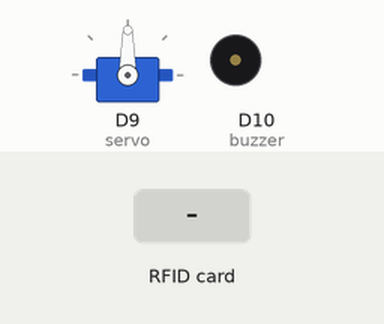
A sketch run on a simulated Arduino Zero (SAMD21). On the bench: servo, buzzer (waves = sounding). The inputs (shaded band) are chosen by the test bench.

Above: at 1.2 s.
1.3 s: RFID card 5E 7A 19 C4 held to the reader
At 2.5 s:
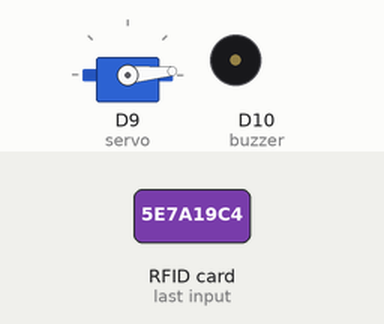
3.0 s: RFID card 5E 7A 19 C4 held to the reader
At 3.9 s:
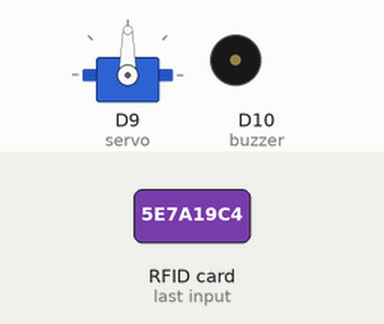
Timing chart, 0 to 6.0 s (numbered marks = the images above; inputs shaded):
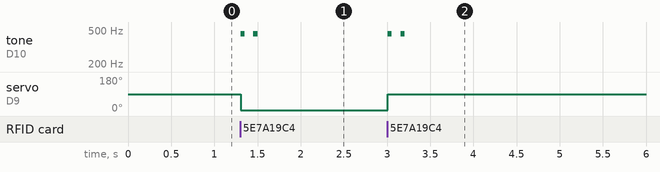

The sketch:

LockBoxNFC.ino
```cpp
#include <Servo.h>
#include <Wire.h>
#include <SPI.h>
#include <Adafruit_PN532.h>

// If using the breakout with SPI, define the pins for SPI communication.
#define PN532_SCK  (2)
#define PN532_MOSI (3)
#define PN532_SS   (4)
#define PN532_MISO (5)

// If using the breakout or shield with I2C, define just the pins connected
// to the IRQ and reset lines.  Use the values below (2, 3) for the shield!
#define PN532_IRQ   (2)
#define PN532_RESET (3)  // Not connected by default on the NFC Shield

// Uncomment just _one_ line below depending on how your breakout or shield
// is connected to the Arduino:

// Use this line for a breakout with a SPI connection:
Adafruit_PN532 nfc(PN532_SCK, PN532_MISO, PN532_MOSI, PN532_SS);

// Use this line for a breakout with a hardware SPI connection.  Note that
// the PN532 SCK, MOSI, and MISO pins need to be connected to the Arduino's
// hardware SPI SCK, MOSI, and MISO pins.  On an Arduino Uno these are
// SCK = 13, MOSI = 11, MISO = 12.  The SS line can be any digital IO pin.
//Adafruit_PN532 nfc(PN532_SS);

// Or use this line for a breakout or shield with an I2C connection:
//Adafruit_PN532 nfc(PN532_IRQ, PN532_RESET);

#if defined(ARDUINO_ARCH_SAMD)
// for Zero, output on USB Serial console, remove line below if using programming port to program the Zero!
// also change #define in Adafruit_PN532.cpp library file
   #define Serial SerialUSB
#endif

Servo myservo;

int servo = 9;    // variable to store the servo position
int buzzer = 10;
int locked = 0;
int NFCState = 0;
int lastNFCState = 0;
int pos = 90;
int counter = 0;

void setup() {
  myservo.attach(servo);  // attaches the servo on pin 9 to the servo object
 // Serial.begin(115200);
 // Serial.println("Hello!");
nfc.begin();

  uint32_t versiondata = nfc.getFirmwareVersion();
  if (! versiondata) {
    //Serial.print("Didn't find PN53x board");
    while (1); // halt
  }
  // Got ok data, print it out!
 // Serial.print("Found chip PN5"); Serial.println((versiondata>>24) & 0xFF, HEX);
 // Serial.print("Firmware ver. "); Serial.print((versiondata>>16) & 0xFF, DEC);
 // Serial.print('.'); Serial.println((versiondata>>8) & 0xFF, DEC);

  // configure board to read RFID tags
  nfc.SAMConfig();

  //Serial.println("Waiting for an ISO14443A Card ...");
 // myservo.write(5);
}

void loop()
{

  uint8_t success;
  uint8_t uid[] = { 0, 0, 0, 0, 0, 0, 0 };  // Buffer to store the returned UID
  uint8_t uidLength;                        // Length of the UID (4 or 7 bytes depending on ISO14443A card type)

  // Wait for an ISO14443A type cards (Mifare, etc.).  When one is found
  // 'uid' will be populated with the UID, and uidLength will indicate
  // if the uid is 4 bytes (Mifare Classic) or 7 bytes (Mifare Ultralight)
  success = nfc.readPassiveTargetID(PN532_MIFARE_ISO14443A, uid, &uidLength);

   if (success)
   {
          counter++;
          // Display some basic information about the card

           myservo.write(5);

           locked =1;
           tone(buzzer, 450);
           delay(50);
           noTone(buzzer);
           delay(100);
           tone(buzzer, 450);
           delay(50);
           noTone(buzzer);
           delay(100);

   }
 delay (1000);
  success = nfc.readPassiveTargetID(PN532_MIFARE_ISO14443A, uid, &uidLength);

   if (success)
   {
          counter++;
          // Display some basic information about the card

           myservo.write(pos);

           locked =1;
           tone(buzzer, 450);
           delay(50);
           noTone(buzzer);
           delay(100);
           tone(buzzer, 450);
           delay(50);
           noTone(buzzer);
           delay(100);

   }
}
```

Measured:
- after the input at 1.3 s, tone on D10 (buzzer): alternates 450 Hz for 0.05 s and silent for 0.10 s, 4 changes in all, then stays silent, starting at once; servo on D9 (servo): 90° → 5° at once
- after the input at 3.0 s, tone on D10 (buzzer): alternates 450 Hz for 0.05 s and silent for 0.10 s, 4 changes in all, then stays silent, starting at once; servo on D9 (servo): 5° → 90° at once
